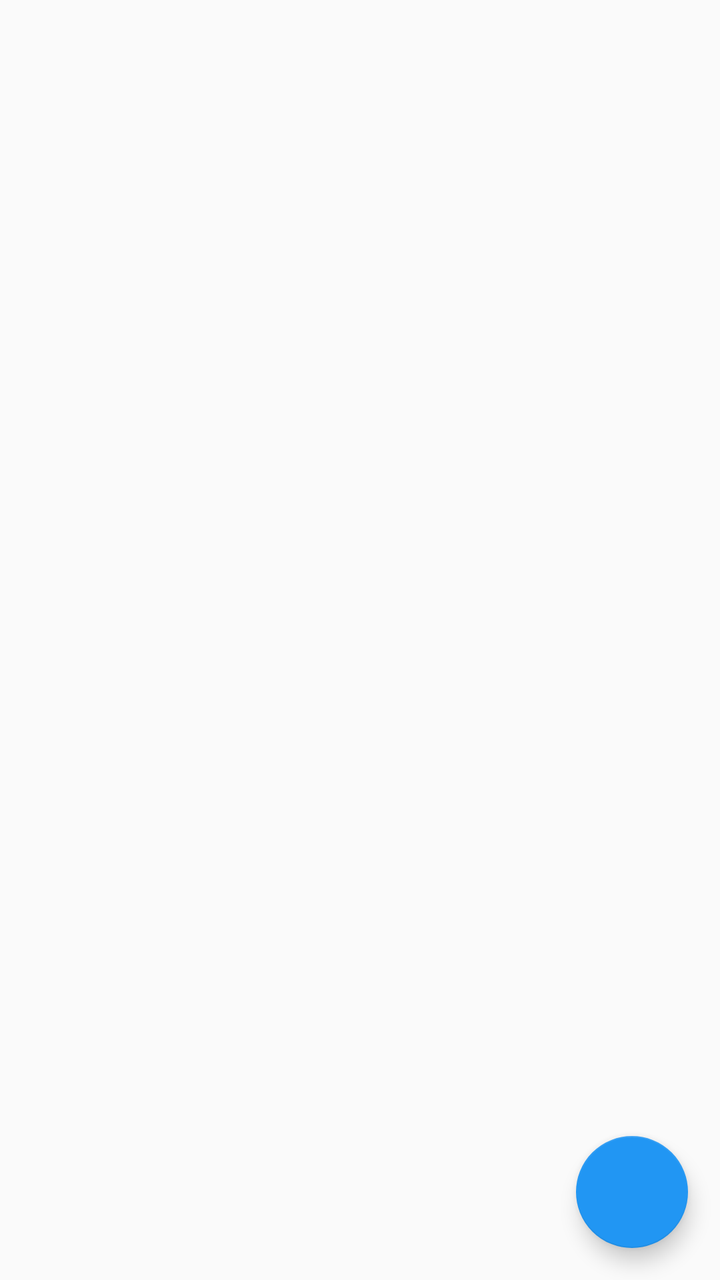
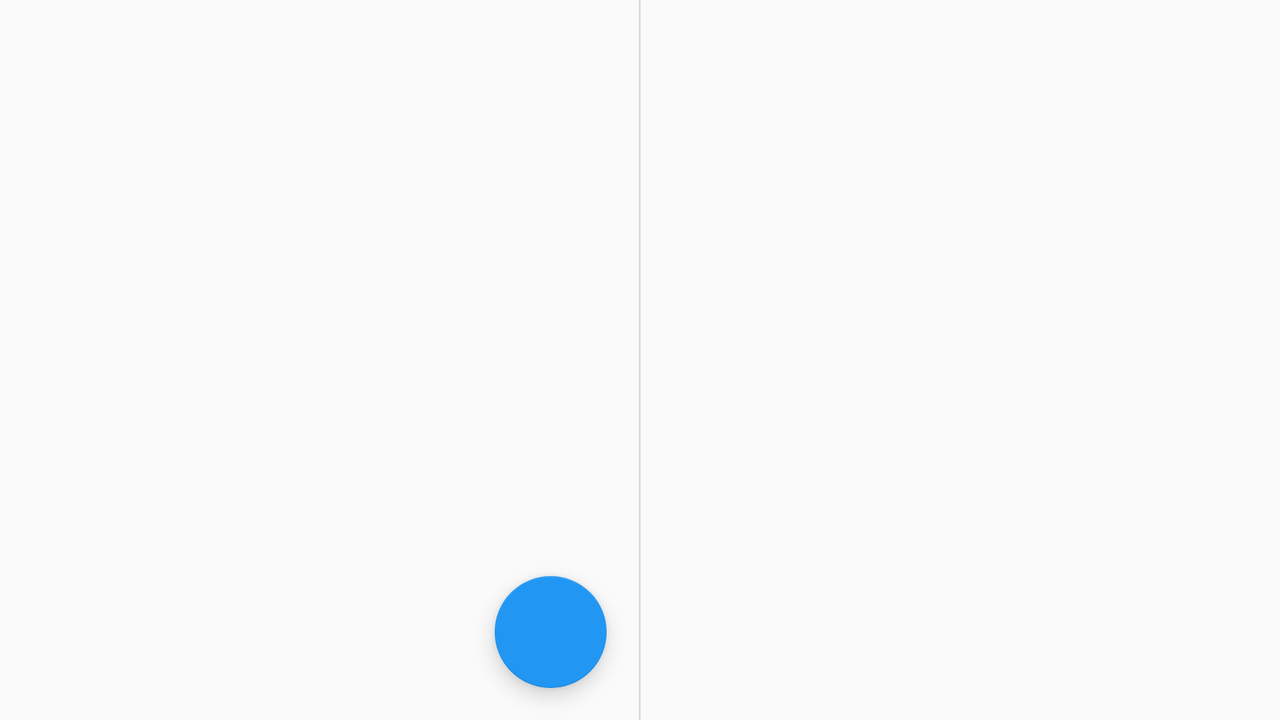

First picture: res/layout/ on a phone held upright. Second picture: the repository's own variant of that layout, on a device whose configuration matches the variant's folder. Source for both follows.
<!-- AndroidManifest.xml: application theme AppTheme -->
<!-- res/layout/activity_stock_list.xml -->
<?xml version="1.0" encoding="utf-8"?>
<android.support.design.widget.CoordinatorLayout
    xmlns:android="http://schemas.android.com/apk/res/android"
    xmlns:app="http://schemas.android.com/apk/res-auto"
    xmlns:tools="http://schemas.android.com/tools"
    android:layout_width="match_parent"
    android:layout_height="match_parent"
    android:id="@+id/clBaseView">

    <android.support.v7.widget.RecyclerView
        android:id="@+id/rvStockList"
        android:layout_width="match_parent"
        android:layout_height="match_parent"
        tools:listitem="@layout/item_stock" />

    <ProgressBar
        android:id="@+id/pbStockList"
        android:layout_width="wrap_content"
        android:layout_height="wrap_content"
        android:layout_gravity="center"
        android:visibility="gone" />

    <include layout="@layout/view_no_connection" />

    <include layout="@layout/view_no_stocks" />

    <android.support.design.widget.FloatingActionButton
        android:id="@+id/btnFab"
        android:layout_width="wrap_content"
        android:layout_height="wrap_content"
        android:layout_gravity="bottom|end"
        android:layout_margin="@dimen/margin_16"
        android:clickable="true"
        android:contentDescription="@string/textview_add_stock_quote"
        android:src="@drawable/ic_add_white_24dp"
        app:backgroundTint="@color/material_blue_500" />

</android.support.design.widget.CoordinatorLayout>
<!-- res/layout/item_stock.xml (included above) -->
<?xml version="1.0" encoding="utf-8"?>
<LinearLayout xmlns:android="http://schemas.android.com/apk/res/android"
    android:layout_width="match_parent"
    android:layout_height="wrap_content"
    android:background="?android:attr/selectableItemBackground"
    android:clickable="true"
    android:focusable="true"
    android:gravity="center_vertical"
    android:orientation="vertical">

    <LinearLayout
        android:layout_width="match_parent"
        android:layout_height="@dimen/margin_72"
        android:gravity="center_vertical"
        android:orientation="horizontal"
        android:paddingLeft="@dimen/abc_list_item_padding_horizontal_material"
        android:paddingRight="@dimen/abc_list_item_padding_horizontal_material">

        <ImageView
            android:id="@+id/img_type"
            android:layout_width="wrap_content"
            android:layout_height="wrap_content"
            android:gravity="start|center_vertical"
            android:paddingRight="15dp"/>

        <TextView
            android:id="@+id/stock_symbol"
            style="@style/SymbolTextStyle"
            android:layout_width="wrap_content"
            android:layout_height="wrap_content"
            android:gravity="start|center_vertical" />

        <LinearLayout
            android:layout_width="0dp"
            android:layout_height="wrap_content"
            android:layout_weight="1"
            android:gravity="end">

            <TextView
                android:id="@+id/bid_price"
                style="@style/BidPriceTextStyle"
                android:layout_width="wrap_content"
                android:layout_height="wrap_content"
                android:paddingEnd="@dimen/margin_8"
                android:paddingLeft="@dimen/margin_8"
                android:paddingRight="@dimen/margin_8"
                android:paddingStart="@dimen/margin_8" />

            <TextView
                android:id="@+id/stock_change"
                style="@style/ChangeTextStyle"
                android:layout_width="wrap_content"
                android:layout_height="wrap_content"
                android:paddingBottom="@dimen/margin_4"
                android:paddingLeft="@dimen/margin_4"
                android:paddingRight="@dimen/margin_4"
                android:paddingTop="@dimen/margin_4" />
        </LinearLayout>
    </LinearLayout>

    <View
        android:layout_width="match_parent"
        android:layout_height="1dp"
        android:alpha="0.5"
        android:background="@android:color/darker_gray" />

</LinearLayout>
<!-- res/layout/view_no_connection.xml (included above) -->
<?xml version="1.0" encoding="utf-8"?>
<LinearLayout xmlns:android="http://schemas.android.com/apk/res/android"
    android:id="@+id/view_no_connection"
    android:layout_width="wrap_content"
    android:layout_height="wrap_content"
    android:layout_gravity="center"
    android:orientation="vertical"
    android:padding="@dimen/margin_64"
    android:visibility="gone">

    <ImageView
        android:layout_width="wrap_content"
        android:layout_height="wrap_content"
        android:layout_gravity="center"
        android:src="@drawable/ic_network" />

    <TextView
        android:layout_width="wrap_content"
        android:layout_height="wrap_content"
        android:layout_gravity="center"
        android:gravity="center"
        android:text="@string/textview_view_no_connection_message"
        android:textAppearance="?android:attr/textAppearanceMedium"
        android:textColor="@color/empty_view_text_color_2" />



</LinearLayout>
<!-- res/layout/view_no_stocks.xml (included above) -->
<?xml version="1.0" encoding="utf-8"?>
<LinearLayout xmlns:android="http://schemas.android.com/apk/res/android"
    android:id="@+id/view_no_stocks"
    android:layout_width="wrap_content"
    android:layout_height="wrap_content"
    android:layout_gravity="center"
    android:orientation="vertical"
    android:padding="@dimen/margin_64"
    android:visibility="gone">

    <ImageView
        android:layout_width="wrap_content"
        android:layout_height="wrap_content"
        android:layout_gravity="center"
        android:src="@drawable/ic_stock" />

    <TextView
        android:layout_width="wrap_content"
        android:layout_height="wrap_content"
        android:layout_gravity="center"
        android:gravity="center"
        android:text="@string/textview_view_no_stocks_title"
        android:textAppearance="?android:attr/textAppearanceMedium"
        android:textColor="@color/empty_view_text_color_2" />

    <TextView
        android:layout_width="wrap_content"
        android:layout_height="wrap_content"
        android:layout_gravity="center"
        android:gravity="center"
        android:text="@string/textview_view_no_stocks_message"
        android:textColor="@color/empty_view_text_color_2" />

</LinearLayout>
<!-- resources referenced by this layout -->
<resources>
  <color name="empty_view_text_color_2">#7c7c7c</color>
  <color name="material_blue_500">#2196F3</color>
  <dimen name="margin_16">16dp</dimen>
  <dimen name="margin_4">4dp</dimen>
  <dimen name="margin_64">64dp</dimen>
  <dimen name="margin_72">72dp</dimen>
  <dimen name="margin_8">8dp</dimen>
  <!-- drawable ic_network (drawable) -->
  <vector
      android:height="124dp"
      android:viewportHeight="20.766"
      android:viewportWidth="20.766"
      android:width="124dp"
      xmlns:android="http://schemas.android.com/apk/res/android">
      <path android:fillColor="#2196F3" android:pathData="M10.432,15.771m-2.426,0a2.426,2.426 0,1 1,4.852 0a2.426,2.426 0,1 1,-4.852 0"/>
      <path android:fillColor="#2196F3" android:pathData="M16.23,9.926c-0.036,-0.037 -0.074,-0.07 -0.111,-0.104L16.01,9.719c-0.018,-0.019 -0.038,-0.033 -0.061,-0.051c-3.137,-2.85 -7.938,-2.737 -10.932,0.257l-0.351,0.352L4.18,10.763c-0.592,0.592 -0.589,1.557 0.004,2.15c0.594,0.595 1.559,0.596 2.15,0.004l0.838,-0.838c1.904,-1.903 5.001,-1.903 6.904,-0.001l0.605,0.586c0.586,0.586 1.542,0.585 2.131,-0.005c0.285,-0.284 0.442,-0.663 0.443,-1.066c0.001,-0.401 -0.154,-0.78 -0.439,-1.063L16.23,9.926z"/>
      <path android:fillColor="#2196F3" android:pathData="M20.363,6.927l-0.504,-0.504c-0.002,-0.002 -0.003,-0.005 -0.007,-0.006l-0.398,-0.4c-0.07,-0.069 -0.146,-0.129 -0.226,-0.181c-5.113,-4.489 -12.89,-4.351 -17.84,0.411C1.364,6.269 1.337,6.284 1.313,6.308l-0.91,0.911c-0.54,0.539 -0.537,1.416 0.006,1.959C0.951,9.72 1.828,9.724 2.368,9.183l0.91,-0.909c0.006,-0.008 0.011,-0.015 0.017,-0.02c4.003,-3.867 10.353,-3.891 14.388,-0.079l0.716,0.717c0.539,0.539 1.418,0.537 1.96,-0.005C20.9,8.344 20.902,7.466 20.363,6.927z"/>
  </vector>
  <!-- drawable ic_stock (drawable) -->
  <vector android:height="124dp" android:viewportHeight="30.461"
      android:viewportWidth="30.462" android:width="124dp"
          xmlns:android="http://schemas.android.com/apk/res/android">
      <path android:fillColor="#2196F3" android:pathData="M16.109,13.997l-4.312,-4.479L1.426,20.058L0,18.656L11.812,6.651l4.354,4.522l7.49,-7.172l-2.146,-2.145h5.603v5.601L25.07,5.415L16.109,13.997zM4.962,28.606h6.75v-9.5h-6.75V28.606zM14.337,28.606h6.75v-12.5h-6.75V28.606zM23.712,9.856v18.75h6.75V9.856H23.712z"/>
  </vector>
  <string name="textview_add_stock_quote">Add a new stock quote</string>
  <string name="textview_view_no_connection_message">No internet connection found. Check your connection and try again</string>
  <string name="textview_view_no_stocks_message">Tap + to add a new one</string>
  <string name="textview_view_no_stocks_title">No stocks</string>
  <style name="BidPriceTextStyle">
          <item name="android:textColor">@color/primary_text</item>
          <item name="android:textAppearance">@style/TextAppearance.AppCompat.Body1</item>
      </style>
  <style name="ChangeTextStyle">
          <item name="android:textColor">@android:color/white</item>
          <item name="android:textStyle">bold</item>
          <item name="android:textAppearance">@style/TextAppearance.AppCompat.Body1</item>
      </style>
  <style name="SymbolTextStyle">
          <item name="android:textAllCaps">true</item>
          <item name="android:textColor">@color/primary_text</item>
          <item name="android:textAppearance">@style/TextAppearance.AppCompat.Subhead</item>
      </style>
  <style name="AppTheme" parent="Theme.AppCompat.Light.DarkActionBar">
          
          <item name="colorPrimary">@color/material_blue_500</item>
          <item name="colorPrimaryDark">@color/material_blue_700</item>
      </style>
  <color name="primary_text">#363636</color>
  <color name="material_blue_700">#1976D2</color>
</resources>
<!-- res/layout-w600dp/activity_stock_list.xml (the author's variant of the layout above) -->
<!-- drawn on the phone turned sideways -->
<LinearLayout xmlns:android="http://schemas.android.com/apk/res/android"
    xmlns:app="http://schemas.android.com/apk/res-auto"
    xmlns:tools="http://schemas.android.com/tools"
    android:layout_width="match_parent"
    android:layout_height="match_parent"
    android:baselineAligned="false"
    android:divider="?android:attr/dividerHorizontal"
    android:orientation="horizontal"
    android:showDividers="middle"
    tools:context="com.joefakri.iakstock_hawkadvanced.view.StockListActivity">

    <android.support.design.widget.CoordinatorLayout xmlns:android="http://schemas.android.com/apk/res/android"
        xmlns:app="http://schemas.android.com/apk/res-auto"
        xmlns:tools="http://schemas.android.com/tools"
        android:id="@+id/clBaseView"
        android:layout_width="0dp"
        android:layout_height="match_parent"
        android:layout_weight="1">

        <android.support.v7.widget.RecyclerView
            android:id="@+id/rvStockList"
            android:layout_width="match_parent"
            android:layout_height="match_parent"
            tools:listitem="@layout/item_stock" />

        <include layout="@layout/view_no_connection" />

        <include layout="@layout/view_no_stocks" />

        <ProgressBar
            android:id="@+id/pbStockList"
            android:layout_width="wrap_content"
            android:layout_height="wrap_content"
            android:layout_gravity="center"
            android:visibility="gone" />

        <android.support.design.widget.FloatingActionButton
            android:id="@+id/btnFab"
            android:layout_width="wrap_content"
            android:layout_height="wrap_content"
            android:layout_gravity="bottom|end"
            android:layout_margin="@dimen/margin_16"
            android:clickable="true"
            android:contentDescription="@string/btn_add"
            android:src="@drawable/ic_add_white_24dp"
            app:backgroundTint="@color/material_blue_500" />

    </android.support.design.widget.CoordinatorLayout>

    <FrameLayout
        android:id="@+id/stock_detail_container"
        android:layout_width="0dp"
        android:layout_height="match_parent"
        android:layout_weight="1" />

</LinearLayout>
<!-- resources referenced by the variant -->
<!-- as the phone turned sideways resolves them -->
<resources>
  <color name="empty_view_text_color_2">#7c7c7c</color>
  <color name="material_blue_500">#2196F3</color>
  <dimen name="margin_16">16dp</dimen>
  <dimen name="margin_4">4dp</dimen>
  <dimen name="margin_64">64dp</dimen>
  <dimen name="margin_72">72dp</dimen>
  <dimen name="margin_8">8dp</dimen>
  <!-- drawable ic_network (drawable) -->
  <vector
      android:height="124dp"
      android:viewportHeight="20.766"
      android:viewportWidth="20.766"
      android:width="124dp"
      xmlns:android="http://schemas.android.com/apk/res/android">
      <path android:fillColor="#2196F3" android:pathData="M10.432,15.771m-2.426,0a2.426,2.426 0,1 1,4.852 0a2.426,2.426 0,1 1,-4.852 0"/>
      <path android:fillColor="#2196F3" android:pathData="M16.23,9.926c-0.036,-0.037 -0.074,-0.07 -0.111,-0.104L16.01,9.719c-0.018,-0.019 -0.038,-0.033 -0.061,-0.051c-3.137,-2.85 -7.938,-2.737 -10.932,0.257l-0.351,0.352L4.18,10.763c-0.592,0.592 -0.589,1.557 0.004,2.15c0.594,0.595 1.559,0.596 2.15,0.004l0.838,-0.838c1.904,-1.903 5.001,-1.903 6.904,-0.001l0.605,0.586c0.586,0.586 1.542,0.585 2.131,-0.005c0.285,-0.284 0.442,-0.663 0.443,-1.066c0.001,-0.401 -0.154,-0.78 -0.439,-1.063L16.23,9.926z"/>
      <path android:fillColor="#2196F3" android:pathData="M20.363,6.927l-0.504,-0.504c-0.002,-0.002 -0.003,-0.005 -0.007,-0.006l-0.398,-0.4c-0.07,-0.069 -0.146,-0.129 -0.226,-0.181c-5.113,-4.489 -12.89,-4.351 -17.84,0.411C1.364,6.269 1.337,6.284 1.313,6.308l-0.91,0.911c-0.54,0.539 -0.537,1.416 0.006,1.959C0.951,9.72 1.828,9.724 2.368,9.183l0.91,-0.909c0.006,-0.008 0.011,-0.015 0.017,-0.02c4.003,-3.867 10.353,-3.891 14.388,-0.079l0.716,0.717c0.539,0.539 1.418,0.537 1.96,-0.005C20.9,8.344 20.902,7.466 20.363,6.927z"/>
  </vector>
  <!-- drawable ic_stock (drawable) -->
  <vector android:height="124dp" android:viewportHeight="30.461"
      android:viewportWidth="30.462" android:width="124dp"
          xmlns:android="http://schemas.android.com/apk/res/android">
      <path android:fillColor="#2196F3" android:pathData="M16.109,13.997l-4.312,-4.479L1.426,20.058L0,18.656L11.812,6.651l4.354,4.522l7.49,-7.172l-2.146,-2.145h5.603v5.601L25.07,5.415L16.109,13.997zM4.962,28.606h6.75v-9.5h-6.75V28.606zM14.337,28.606h6.75v-12.5h-6.75V28.606zM23.712,9.856v18.75h6.75V9.856H23.712z"/>
  </vector>
  <string name="btn_add">Add</string>
  <string name="textview_view_no_connection_message">No internet connection found. Check your connection and try again</string>
  <string name="textview_view_no_stocks_message">Tap + to add a new one</string>
  <string name="textview_view_no_stocks_title">No stocks</string>
  <style name="BidPriceTextStyle">
          <item name="android:textColor">@color/primary_text</item>
          <item name="android:textAppearance">@style/TextAppearance.AppCompat.Body1</item>
      </style>
  <style name="ChangeTextStyle">
          <item name="android:textColor">@android:color/white</item>
          <item name="android:textStyle">bold</item>
          <item name="android:textAppearance">@style/TextAppearance.AppCompat.Body1</item>
      </style>
  <style name="SymbolTextStyle">
          <item name="android:textAllCaps">true</item>
          <item name="android:textColor">@color/primary_text</item>
          <item name="android:textAppearance">@style/TextAppearance.AppCompat.Subhead</item>
      </style>
  <style name="AppTheme" parent="Theme.AppCompat.Light.DarkActionBar">
          
          <item name="colorPrimary">@color/material_blue_500</item>
          <item name="colorPrimaryDark">@color/material_blue_700</item>
      </style>
  <color name="primary_text">#363636</color>
  <color name="material_blue_700">#1976D2</color>
</resources>
